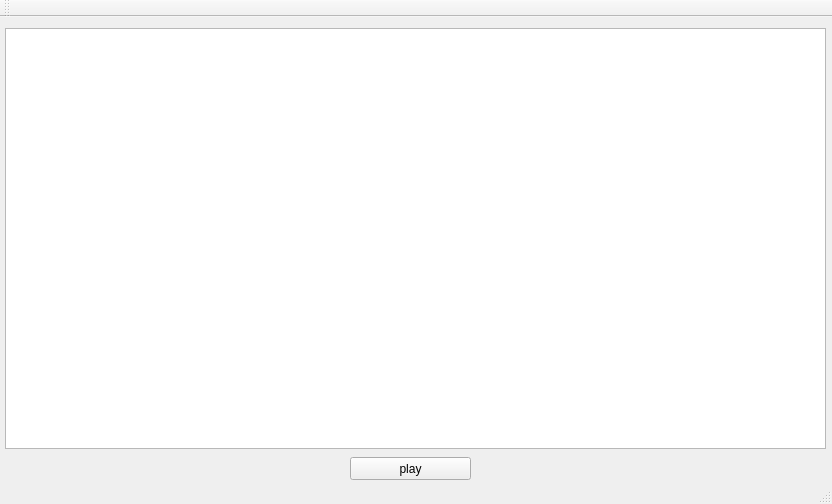
<?xml version="1.0" encoding="UTF-8"?>
<ui version="4.0">
 <class>MainWindow</class>
 <widget class="QMainWindow" name="MainWindow">
  <property name="geometry">
   <rect>
    <x>0</x>
    <y>0</y>
    <width>832</width>
    <height>504</height>
   </rect>
  </property>
  <property name="windowTitle">
   <string>MainWindow</string>
  </property>
  <widget class="QWidget" name="centralWidget">
   <widget class="QPushButton" name="pushButton">
    <property name="geometry">
     <rect>
      <x>350</x>
      <y>440</y>
      <width>121</width>
      <height>23</height>
     </rect>
    </property>
    <property name="text">
     <string>play</string>
    </property>
   </widget>
   <widget class="QGraphicsView" name="gview">
    <property name="geometry">
     <rect>
      <x>5</x>
      <y>11</y>
      <width>821</width>
      <height>421</height>
     </rect>
    </property>
   </widget>
  </widget>
  <widget class="QMenuBar" name="menuBar">
   <property name="geometry">
    <rect>
     <x>0</x>
     <y>0</y>
     <width>832</width>
     <height>20</height>
    </rect>
   </property>
  </widget>
  <widget class="QToolBar" name="mainToolBar">
   <attribute name="toolBarArea">
    <enum>TopToolBarArea</enum>
   </attribute>
   <attribute name="toolBarBreak">
    <bool>false</bool>
   </attribute>
  </widget>
  <widget class="QStatusBar" name="statusBar"/>
 </widget>
 <layoutdefault spacing="6" margin="11"/>
 <resources/>
 <connections/>
</ui>
